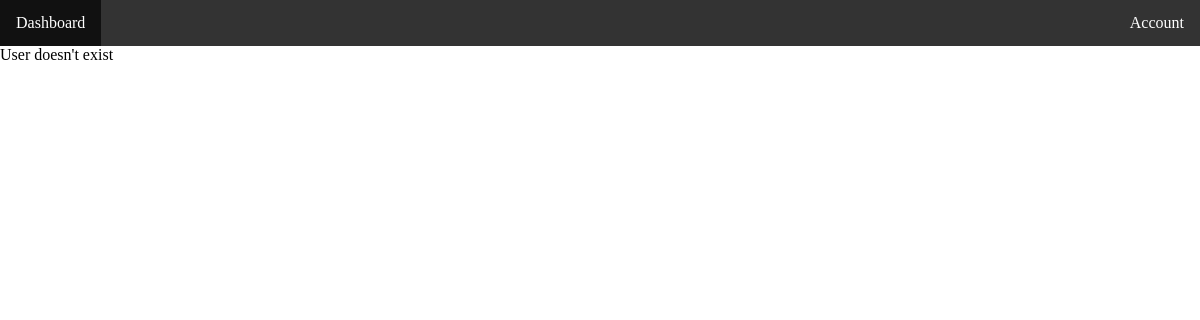
Page /accounts/profile/ashu on the earlier database version.
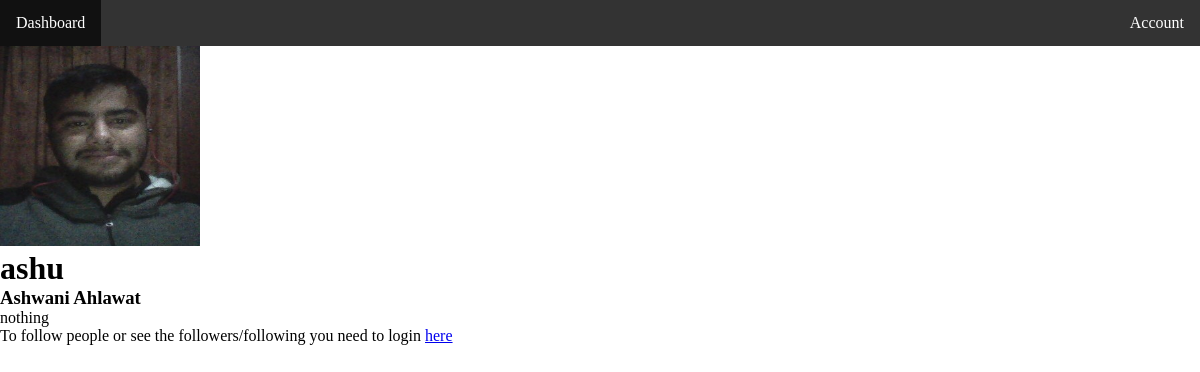
Same page on the later database version.
### accounts/models.py (models this page shows, shortened)
class Profile(models.Model):
    gender_choices = (
        ("Male","Male"),
        ("Female", "Female"),
        ("Other", "Other")
    )
    user = models.OneToOneField(User, models.CASCADE)
    about = models.TextField(blank=True)
    dp = models.ImageField(default = "images/defaults/dp.png", upload_to = "images/dps/")
    phone = models.CharField(blank=True, max_length=13)
    gender = models.CharField(blank=True, choices=gender_choices, max_length=7)
    bday = models.DateField(blank=True,null=True)
    followers = models.ManyToManyField('self',blank=True,related_name='user_followers',symmetrical=False)
    following = models.ManyToManyField('self',blank=True,related_name='user_following',symmetrical=False)
    edited = models.DateTimeField(auto_now=True)

### accounts/views.py (the view, shortened to what this page needs)
# urls.py: path('profile/<str:username>', views.profile_other),
def profile_other(request, username):
    followed = False
    try:
        user_other = User.objects.get(username=username)
        profile_other = Profile.objects.get(user = user_other)
    except Exception as e:
        print(e)
        profile_other = None
    data = {
        "profile" : profile_other,
        "followed" : followed
    }
    return render(request, "accounts/profile_other.html", data)

### templates/accounts/profile_other.html (shortened to what this page needs)
{% extends 'base.html' %}
{% block content %}
    {% if profile %}
    <div>
        <img src="/media/{{profile.dp}}" alt="" height="200" width="200">
        <h1> {{profile.user.username}} </h1>
        <h3>{{profile.user.first_name}} {{profile.user.last_name}}</h3>
        <p>{{profile.about|linebreaks}}</p>
        {% if request.user.is_authenticated %}
            <form action="" method="post">
                {% csrf_token %}
                {% if followed %}
                    <input type="submit" value="Unfollow">
                {% else %}
                    <input type="submit" value="Follow">
                {% endif %}
            </form>
            <div>
                <h2>Following : {{profile.following.all|length}}</h2>
                <ul>
                    {% for follower in profile.following.all|slice:":10" %}
                        <li>{{follower.user.username}}</li>
                    {% endfor %}
                </ul>
            </div>
            <div>
                <h2>Followers : {{profile.followers.all|length}}</h2>
                <ul>
                    {% for follower in profile.followers.all|slice:":10"  %}
                        <li>{{follower.user.username}}</li>
                    {% endfor %}
                </ul>
            </div>
        {% else %}
            <p>To follow people or see the followers/following you need to login <a href="/accounts/login">here</a></p>
        {% endif %}
    </div>
    {% else %}
    <div>
        User doesn't exist
    </div>
    {% endif %}
{% endblock %}

### templates/base.html (shortened to what this page needs)
<!DOCTYPE html>
<html lang="en">
<head>
    <link rel="stylesheet" href="/media/css/base.css">
</head>
<body>
    <ul class="navbar">
        <li><a class="active" href="/dash">Dashboard</a></li>
        <li style="float: right;">
            {% if user.is_authenticated %}
                <a href="/accounts/profile">{{user.username}}</a>
            {% else %}
                <a href="/accounts/login">Account</a>
            {% endif %}
        </li>
    </ul>
    {% block content %}
    {% endblock %}
</body>
</html>

### media/css/base.css (style rules this page uses)
* { padding: 0; margin: 0; }
.navbar { list-style-type: none; margin: 0; padding: 0; overflow: hidden; background-color: #333; }
.navbar li { float: left; }
.navbar li a { display: block; color: white; text-align: center; padding: 14px 16px; text-decoration: none; }

Differences in the rows shown:
added Profile: dp (picture), user.username "ashu", user.first_name "Ashwani", user.last_name "Ahlawat", about "nothing"
Other differences:
text no longer shown: "User doesn't exist"
text now shown: "To follow people or see the followers/following you need to login here"
